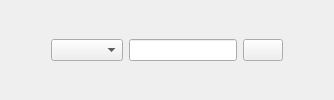
          <widget class="QWidget" name="widget_search_2" native="true">
           <layout class="QHBoxLayout" name="horizontalLayout_19">
            <item>
             <layout class="QHBoxLayout" name="horizontalLayout_24">
              <item>
               <layout class="QHBoxLayout" name="horizontalLayout_25">
                <item>
                 <spacer name="horizontalSpacer_6">
                  <property name="orientation">
                   <enum>Qt::Horizontal</enum>
                  </property>
                  <property name="sizeHint" stdset="0">
                   <size>
                    <width>40</width>
                    <height>20</height>
                   </size>
                  </property>
                 </spacer>
                </item>
                <item>
                 <widget class="QComboBox" name="comboBox"/>
                </item>
                <item>
                 <widget class="QLineEdit" name="lineEdit_2"/>
                </item>
               </layout>
              </item>
              <item>
               <layout class="QHBoxLayout" name="horizontalLayout_26">
                <item>
                 <widget class="QPushButton" name="pushButton_4">
                  <property name="text">
                   <string/>
                  </property>
                 </widget>
                </item>
                <item>
                 <spacer name="horizontalSpacer_7">
                  <property name="orientation">
                   <enum>Qt::Horizontal</enum>
                  </property>
                  <property name="sizeHint" stdset="0">
                   <size>
                    <width>40</width>
                    <height>20</height>
                   </size>
                  </property>
                 </spacer>
                </item>
               </layout>
              </item>
             </layout>
            </item>
           </layout>
          </widget>
